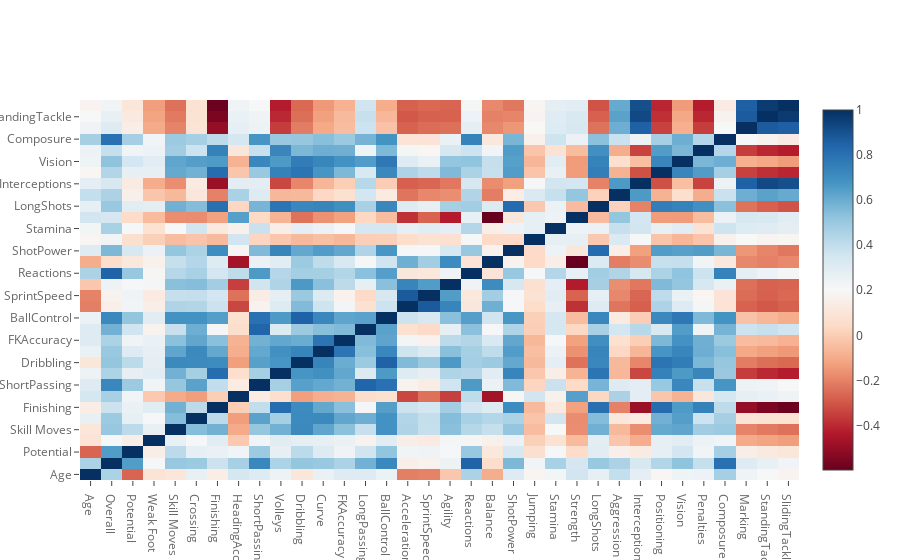

Source (notebook cell):
### Code cell
fig = corr.iplot(kind='heatmap', colorscale='RdBu')

### Figure 1 — Plotly figure (JSON) as saved in the notebook; plotly's stock layout.template omitted (floating-point values rounded to 4 significant figures; data arrays with more than 128 entries replaced by an {"elided": "..."} marker saying what was removed)
{"data": [{"colorscale": [[0, "rgb(103,0,31)"], [0.1, "rgb(178,24,43)"], [0.2, "rgb(214,96,77)"], [0.3, "rgb(244,165,130)"], [0.4, "rgb(253,219,199)"], [0.5, "rgb(247,247,247)"], [0.6, "rgb(209,229,240)"], [0.7, "rgb(146,197,222)"], [0.8, "rgb(67,147,195)"], [0.9, "rgb(33,102,172)"], [1, "rgb(5,48,97)"]], "type": "heatmap", "uid": "f7c06d87-55a8-4621-aeb7-977b40eb77df", "x": ["Age", "Overall", "Potential", "Weak Foot", "Skill Moves", "Crossing", "Finishing", "HeadingAccuracy", "ShortPassing", "Volleys", "Dribbling", "Curve", "FKAccuracy", "LongPassing", "BallControl", "Acceleration", "SprintSpeed", "Agility", "Reactions", "Balance", "ShotPower", "Jumping", "Stamina", "Strength", "LongShots", "Aggression", "Interceptions", "Positioning", "Vision", "Penalties", "Composure", "Marking", "StandingTackle", "SlidingTackle"], "y": ["Age", "Overall", "Potential", "Weak Foot", "Skill Moves", "Crossing", "Finishing", "HeadingAccuracy", "ShortPassing", "Volleys", "Dribbling", "Curve", "FKAccuracy", "LongPassing", "BallControl", "Acceleration", "SprintSpeed", "Agility", "Reactions", "Balance", "ShotPower", "Jumping", "Stamina", "Strength", "LongShots", "Aggression", "Interceptions", "Positioning", "Vision", "Penalties", "Composure", "Marking", "StandingTackle", "SlidingTackle"], "z": {"elided": "34x34 float values"}, "zmax": 1, "zmin": -0.5979}], "layout": {"legend": {"bgcolor": "#FFFFFF", "font": {"color": "#666666"}}, "paper_bgcolor": "#FFFFFF", "plot_bgcolor": "#E5E5E5", "title": {"font": {"color": "#151516"}}, "xaxis": {"gridcolor": "#F6F6F6", "showgrid": true, "tickfont": {"color": "#666666"}, "title": {"font": {"color": "#666666"}, "text": ""}, "zerolinecolor": "#F6F6F6"}, "yaxis": {"gridcolor": "#F6F6F6", "showgrid": true, "tickfont": {"color": "#666666"}, "title": {"font": {"color": "#666666"}, "text": ""}, "zerolinecolor": "#F6F6F6"}}}
